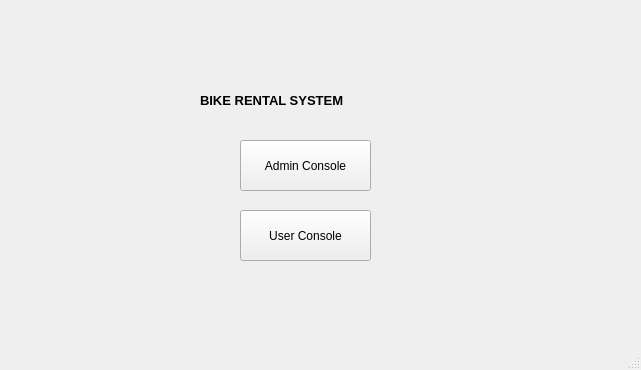
<?xml version="1.0" encoding="UTF-8"?>
<ui version="4.0">
 <class>loginpage</class>
 <widget class="QMainWindow" name="loginpage">
  <property name="geometry">
   <rect>
    <x>0</x>
    <y>0</y>
    <width>641</width>
    <height>370</height>
   </rect>
  </property>
  <property name="windowTitle">
   <string>MainWindow</string>
  </property>
  <widget class="QWidget" name="centralwidget">
   <widget class="QPushButton" name="adminbtn">
    <property name="geometry">
     <rect>
      <x>240</x>
      <y>140</y>
      <width>131</width>
      <height>51</height>
     </rect>
    </property>
    <property name="text">
     <string>Admin Console</string>
    </property>
   </widget>
   <widget class="QPushButton" name="userbtn">
    <property name="geometry">
     <rect>
      <x>240</x>
      <y>210</y>
      <width>131</width>
      <height>51</height>
     </rect>
    </property>
    <property name="text">
     <string>User Console</string>
    </property>
   </widget>
   <widget class="QLabel" name="label">
    <property name="geometry">
     <rect>
      <x>200</x>
      <y>80</y>
      <width>191</width>
      <height>41</height>
     </rect>
    </property>
    <property name="text">
     <string>&lt;html&gt;&lt;head/&gt;&lt;body&gt;&lt;p&gt;&lt;span style=&quot; font-size:10pt; font-weight:600;&quot;&gt;BIKE RENTAL SYSTEM&lt;/span&gt;&lt;/p&gt;&lt;/body&gt;&lt;/html&gt;</string>
    </property>
   </widget>
  </widget>
  <widget class="QStatusBar" name="statusbar"/>
 </widget>
 <resources/>
 <connections/>
</ui>
